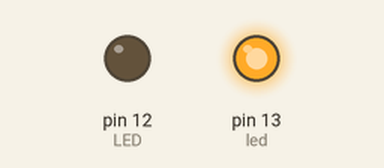
Recording of a sketch running on a simulated Arduino Uno, built with avr-gcc and run on an emulated ATmega328P. Shown: output pins drawn as LEDs (lit = HIGH).

Above: at 0.1 s.
At 1.1 s:
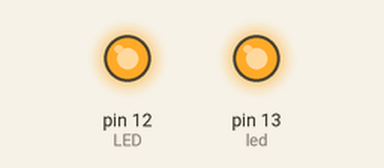
Timing chart, 0 to 2.6 s (numbered marks = the images above):
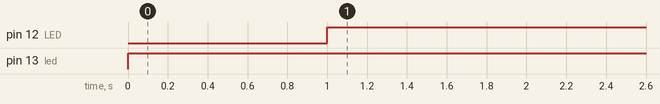

Measured:
- by itself, pin 12 (LED): LOW → HIGH at 1.0 s
- by itself, pin 13 (led): LOW → HIGH at 0.00 s

The sketch:

Tamrin1.ino
```cpp
int led = 13;
int LED = 12;
void setup() {
 pinMode (led, OUTPUT);
 pinMode (LED, OUTPUT);

}

void loop() {
digitalWrite (led, HIGH);
delay (1000);
digitalWrite (LED, HIGH);
delay (1000);

}
```
